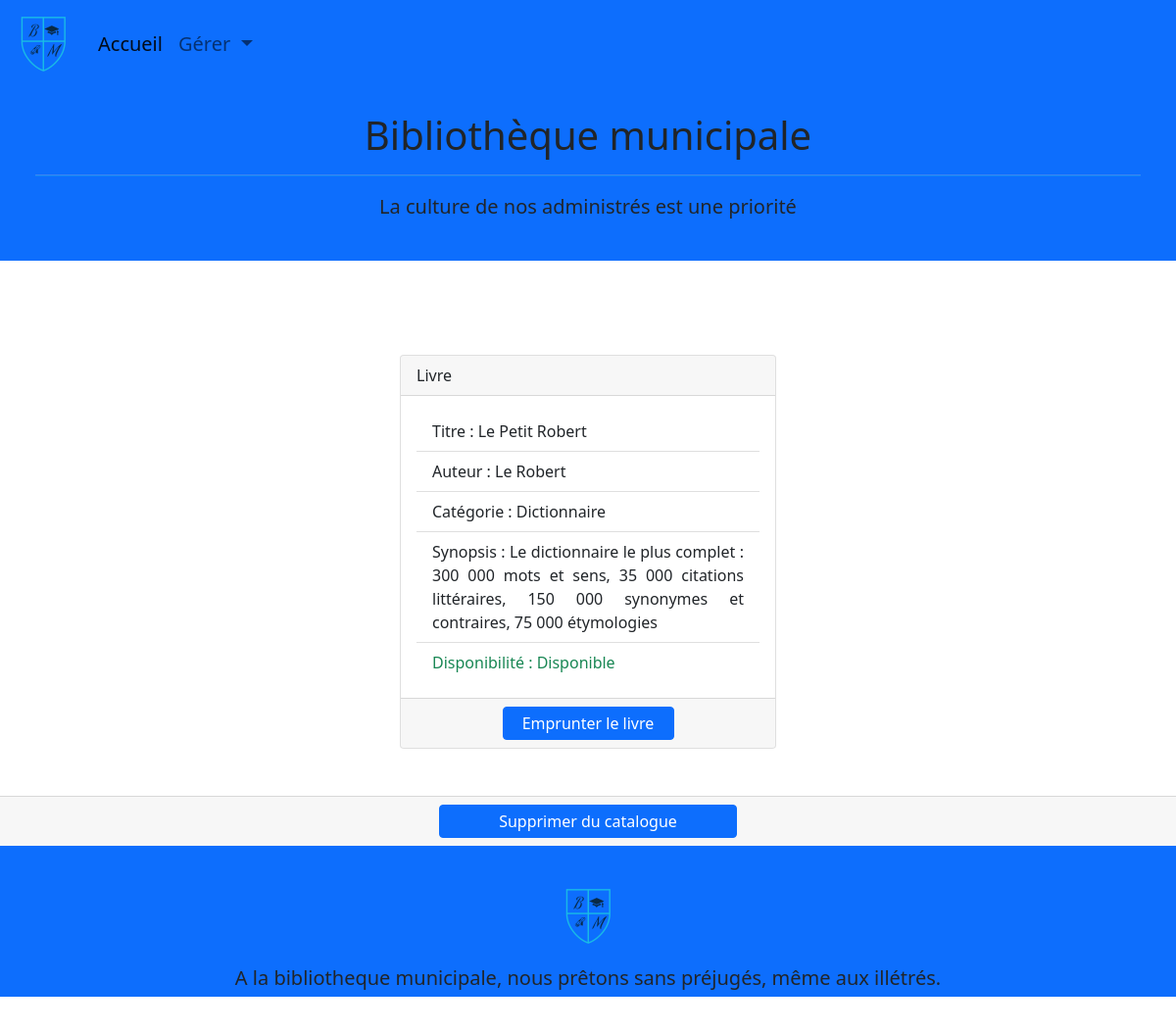
Screenshot of /singleBook.php?id=5 with the database file from the repository.
### tables this page shows
CREATE TABLE Livre (
    id INT UNSIGNED NOT NULL AUTO_INCREMENT PRIMARY KEY,
    titre VARCHAR(100) NOT NULL,
    auteur VARCHAR(75) NOT NULL,
    categorie VARCHAR(50) NOT NULL,
    synopsis TEXT NOT NULL,
    statut BOOLEAN NOT NULL,
    lecteur_id INT UNSIGNED,
    CONSTRAINT fk_livre_lecteur
        FOREIGN KEY (lecteur_id)
        REFERENCES Lecteur(id)
);

### singleBook.php (called while the page is built, shortened)
<?php
require "model/dataBase.php";
require "model/bookManager.php";
$bookManager = new BookManager();
if(isset($_GET["id"]) && !empty($_GET["id"])) {
    $showBook = $bookManager->getBook($_GET["id"]);
}
else {
    $error = "Vous n'avez pas correctement sélectionné le livre, essayez une nouvelle sélection.";
}
include "view/bookView.php";

### model/dataBase.php (called while the page is built, shortened)
<?php
abstract class DataBase {
    public static function bddConnect() {
        try {
            $db = new PDO("mysql:host=" . self::HOST .";dbname=" . self::NAME , self::LOGIN, self::PASSWORD);
            $db->setAttribute(PDO::ATTR_ERRMODE, PDO::ERRMODE_EXCEPTION);
            return $db;
        }
        catch(\Exception $error) {
            echo "Erreur de connexion à la base de donnée: " . $error->getMessage() . "<br/>";
            die();
        }
    }
}

### model/bookManager.php (called while the page is built, shortened)
<?php
require "model/entity/book.php";
class BookManager {
  private PDO $db;
  function __construct()
  {
    $this->db = DataBase::bddConnect();
  }
  public function getBook($id) {
    $query = $this->db->prepare("SELECT * FROM Livre WHERE id=:id");
    $query->execute([
      "id" => $id
  ]);
    $book = $query->fetch(PDO::FETCH_ASSOC);
    if ($book) {
      $book = new Book($book);
    }
    return $book;
  }
}

### model/entity/book.php (called while the page is built, shortened)
<?php
class Book {
    protected $titre;
    protected $auteur;
    protected $categorie;
    protected $synopsis;
    protected $statut;
    public function __construct(?array $data = null)
    {
        if($data) {
            foreach($data as $key => $value) {
                $setter= "set". ucfirst($key);
            }
        }
    }
    public function setTitre(string $titre) {
        $this->titre = $titre;
    }
    public function getTitre() : string {
        return $this->titre;
    }
    public function setAuteur(string $auteur) {
        $this->auteur = $auteur;
    }
    public function getAuteur() : string {
        return $this->auteur;
    }
    public function setCategorie(string $categorie) {
        $this->categorie = $categorie;
    }
    public function getCategorie() : string {
        return $this->categorie;
    }
    public function setSynopsis(string $synopsis) {
        $this->synopsis = $synopsis;
    }
    public function getSynopsis() : string {
        return $this->synopsis;
    }
    public function setStatut(bool $statut) {
        $this->statut = $statut;
    }
    public function getStatut() : bool {
        return $this->statut;
    }
}

### view/bookView.php (the view, shortened to what this page needs)
<?php include "view/template/header.php"; ?>
<div class="row">
    <?php if($showBook): ?>
        <div class="col-12 col-md-6 col-lg-4 my-5 m-auto">
                <div class="card h-100">
                    <div class="card-header">
                        Livre
                    </div>
                    <div class="card-body">
                        <ul class="list-group list-group-flush">
                            <li class="list-group-item"><?php echo "Titre : " . $showBook->getTitre() ; ?></li>
                            <li class="list-group-item"><?php echo "Auteur : " . $showBook->getAuteur() ; ?></li>
                            <li class="list-group-item"><?php echo "Catégorie : " . $showBook->getCategorie() ; ?></li>
                            <li class="text-justify list-group-item"><?php echo "Synopsis : " . $showBook->getSynopsis() ; ?></li>
                            <?php if (!$showBook->getStatut()) : ?>
                                <li class="list-group-item text-danger"><?php echo "Disponibilité : Non disponible"  ?></li>
                            <?php else : ?>
                                <li class="list-group-item text-success"><?php echo "Disponibilité : Disponible"  ?></li>
                            <?php endif; ?>
                        </ul>
                    </div>
                    <div class="card-footer">
                        <div class="row justify-content-around">
                            <?php if ($showBook->getStatut()) : ?>
                            <form class="row justify-content-around" method="POST" action="">
                                <input class="btn btn-primary col-6 p-1" name="rent" type="submit" value="Emprunter le livre">
                            </form>
                        <?php endif; ?>
                        </div>
                    </div>
                </div>
            </div>
            <div class="card-footer">
                <form class=" row justify-content-around" method="POST">
                    <input class="btn btn-primary col-3 p-1" name="delete" type="submit" value="Supprimer du catalogue">
                </form>
            </div>
            </div>
    <?php endif; ?>
<?php include "view/template/footer.php"; ?>

### assets/css/main.css (style rules this page uses)
html { color: #222; font-size: 1em; line-height: 1.4; }
.text-justify { text-align: justify; }

### rows the page displays
livre: titre "Le Petit Robert", auteur "Le Robert", categorie "Dictionnaire", synopsis "Le dictionnaire le plus complet : 300 000 mots et sens, 35 000 citations littéraires, 150 000 synonymes et contraires, 75 000 étymologies"
